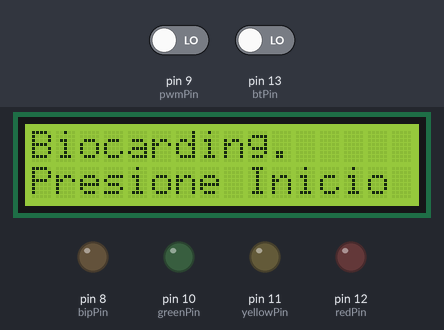
Bench run of a sketch on a simulated Arduino Uno, built with avr-gcc and run on an emulated ATmega328P. Shown: 16×2 character LCD, output pins drawn as LEDs (lit = HIGH). Inputs (shaded band) come from the test bench; at power-on: pin 13 (btPin) LOW, pin 9 (pwmPin) LOW. What the sketch prints to the serial monitor is not drawn.

Above: at 1.2 s.
1.3 s: pin 13 (btPin) driven HIGH
At 3.1 s:
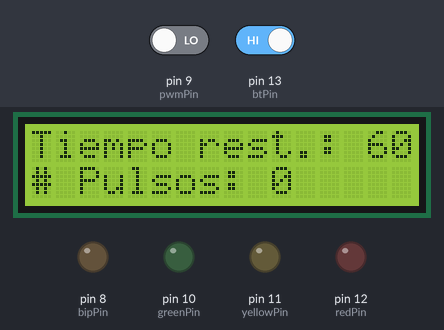
4.3 s: pin 13 (btPin) driven LOW
At 5.8 s:
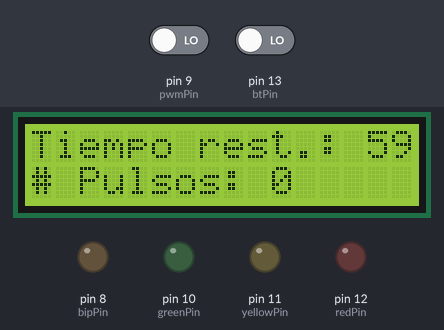
7.3 s: pin 9 (pwmPin) driven HIGH
At 8.8 s:
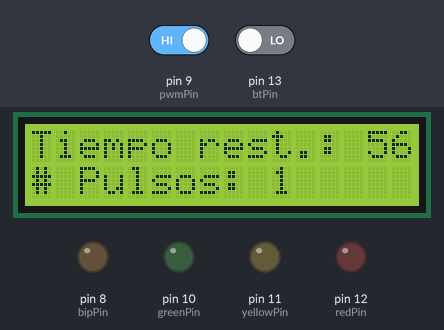
Timing chart, 0 to 10.3 s (numbered marks = the images above; inputs shaded):
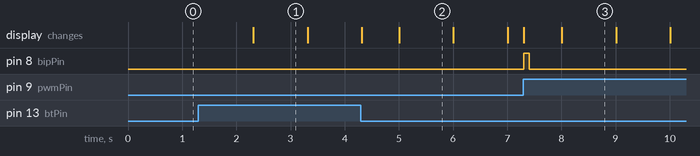

The sketch:

Contador_pulsos.ino
```cpp
#include <LiquidCrystal.h>

LiquidCrystal lcd(7,6,5,4,3,2);
int status = 0; // 0 En espera, 1 Contando, 2 Resultado
int t_Rest = 60;
int n_pulsos = 0;
bool bipnow = false;
int diag = 3; // 0 None, 1 Normal, 2 Taquicardia, 3 Bradicardia

const unsigned long duracionContador = 60;  // Duración del contador en segundos (1 minuto)
const unsigned int duracionbip = 100; // Duracion en milisegundos que estara sonando el bip
unsigned long tiempoInicio;
float inicioTimerbip;

const int btPin = 13;
const int pwmPin = 9;  // Pin de entrada para la señal PWM
const int bipPin = 8; // pin para conectar el sonido

const int greenPin = 10; // Noramal
const int yellowPin = 11; // Bradicardia
const int redPin = 12;  // Taquicardia

int currentState;
int previousState;

void showInfo() {


  // Para cuando esta esperando
  if (status == 0){

    lcd.setCursor(0,0);
    lcd.print("Biocarding.");
    lcd.print("      "); //Limpia pantalla
    lcd.setCursor(0,1);
    lcd.print("Presione Inicio");
    lcd.print("    "); //Limpia pantalla

  }
  // Para cuando esta contando
  if (status == 1){

    lcd.setCursor(0,0);
    lcd.print("Tiempo rest.: ");
    lcd.print(t_Rest);
    lcd.print("    "); //Limpia pantalla
    lcd.setCursor(0,1);
    lcd.print("# Pulsos: ");
    lcd.print(n_pulsos);
    lcd.print("    "); //Limpia pantalla

  }

  // Para cuando termino de contar
  if (status == 2){

    lcd.setCursor(0,0);
    lcd.print("Frec. Card: ");
    lcd.print(n_pulsos);
    lcd.print("    "); //Limpia pantalla
    lcd.setCursor(0,1);
    lcd.print("Diag:");

    switch (diag) {
    case 0: // None
          lcd.print("None");
           break;
    case 1: // Normal
          lcd.print("Normal");
          break;
    case 2: // Taquicardia
          lcd.print("Taquicardia");
          break;
    case 3: // Bradicardia
          lcd.print("Bradicardia");
          break;
           //Puede haber los “case” que se deseen, y al final una sección default
    default:
          lcd.print("None");
       //Instrucciones que se ejecutan si no se ha ejecutado ningún case anterior

  }
  lcd.print("    "); //Limpia pantalla

  }
  //delay(200);
  //lcd.clear();

}

void countPulses(){

  // Leer la señal PWM
  currentState = digitalRead(pwmPin);
  Serial.println(currentState);

  // Verifica si se ha producido un flanco positivo
  if (currentState == HIGH && previousState == LOW) { // Flanco detectado
     n_pulsos++;
     bipnow = true;
     inicioTimerbip = millis();
  }

  previousState = currentState;
}

void countPulses_test(){
  static float previous_time = millis();
  // Leer la señal PWM

  Serial.println("Actual");
  Serial.println(millis());
  Serial.println("Last");
  Serial.println(previous_time);
  // Verifica si se ha producido un flanco positivo
  if ((millis()-previous_time)>260) { // Para test, activar cada segundo
     n_pulsos++;
     bipnow = true;
     inicioTimerbip = millis();
     previous_time = millis();
  }

  previousState = currentState;
}


void bipsound(){
  //   Esta funcion sera la encargada  de hacer que suene correctamente el bip
  //  bipnow determina si debe estar sonando el biper.
  if (bipnow){
      // Esto solo se ejecuta la primera vez que se llame la funcion.

      // Prender por 0.1 segs y luego apagar

      if ((millis() - inicioTimerbip) < duracionbip){
        digitalWrite(bipPin, HIGH);
      }
      else{
        // Apagar el bipper
        digitalWrite(bipPin, LOW);
        bipnow = false;
      }

  }
  else{
    digitalWrite(bipPin, LOW);

  }

}

void diagnostic(){
  if(n_pulsos<60){ // Bradicardia
    digitalWrite(yellowPin, HIGH);
    diag = 3;
  }
  else if(n_pulsos>100){ // Taquicardia
    digitalWrite(redPin, HIGH);
    diag = 2;

  }
  else{ // Normal
    digitalWrite(greenPin, HIGH);
    diag = 1;
  }


}


void setup() {
  // put your setup code here, to run once:
  lcd.begin(16,2);
  pinMode(btPin,INPUT);

  pinMode(pwmPin, INPUT);
  //attachInterrupt(digitalPinToInterrupt(pwmPin), handleInterrupt, RISING);

  pinMode(bipPin, OUTPUT);
  pinMode(greenPin, OUTPUT);
  pinMode(yellowPin, OUTPUT);
  pinMode(redPin, OUTPUT);
  Serial.begin(9600);
  tiempoInicio = millis()/1000;  // Guardar el tiempo de inicio

}

void loop() {


  // determinar status (para lo que hay que leer la entrada del usurio y ver los temporizadores)
  //int status = get_status();

  switch (status) {
    case 0: // Espera
      // Le indica al usuario que esta listo
      digitalWrite(yellowPin, LOW);
      digitalWrite(redPin, LOW);
      digitalWrite(greenPin, LOW);
      digitalWrite(bipPin, LOW);
      if (digitalRead(btPin)==HIGH){ // Si se presiona el boton, entonces cambia de estado a contar
        //Serial.println("Boton pulsado");
        delay(1000); // Evitar efecto rebote
        status = -1;
      }
      break;
    case -1: //Reinicio
      // Esto lo prepara para empezar a contar

       t_Rest = duracionContador;
       n_pulsos = 0;
       diag = 0; // 0 None, 1 Normal, 2 Taquicardia, 3 Bradicardia
       tiempoInicio = millis()/1000;  // Guardar el tiempo de inicio
       digitalWrite(yellowPin, LOW);
       digitalWrite(redPin, LOW);
       digitalWrite(greenPin, LOW);
       digitalWrite(bipPin, LOW);

       status = 1; // 1 Contando. Lo manda a contar

      break;

    case 1: // Contando
      // Hace el conteo de pulsos
      countPulses();
      //countPulses_test();
      bipsound();
      t_Rest = duracionContador - (millis()/1000 - tiempoInicio);
      if(t_Rest <= 0){ // Se acabo el tiempo
        status = 2;
      }
      if (digitalRead(btPin)==HIGH){ // Si se presiona el boton mientras esta contando, entonces pasa a espera
        digitalWrite(bipPin, LOW);
        delay(1000); // Evitar efecto rebote
        status = 0;
      }

      break;
    case 2: // Mostrar resultados
      digitalWrite(bipPin, LOW);
      // Aqui no se cambian las variables, solo se espera a que el usuario presione para hacer otro
       if (digitalRead(btPin)==HIGH){ // Si se presiona el boton, entonces cambia de estado a contar
          delay(1000); // Evitar efecto rebote
          status = 0;
        }

        diagnostic();

    break;
    default:
      //Serial.println("Unexpected status");
    break;
  }

  //

  showInfo();
}
```

Measured:
- after the input at 1.3 s, the display: changes after 1.0 s (image 1)
- after the input at 4.3 s, the display: first differs from a run without the input after 0.71 s (image 2)
- after the input at 7.3 s, pin 8 (bipPin): LOW → HIGH at once, → LOW 0.10 s later
- what the display in image 1 shows lasts 1.0 s, from 2.3 s to 3.3 s
